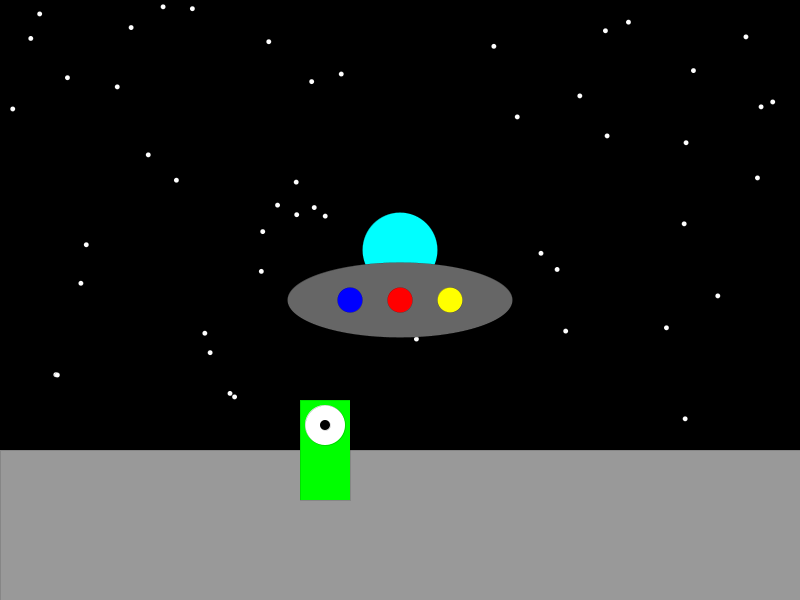
Frame 1 (no input)
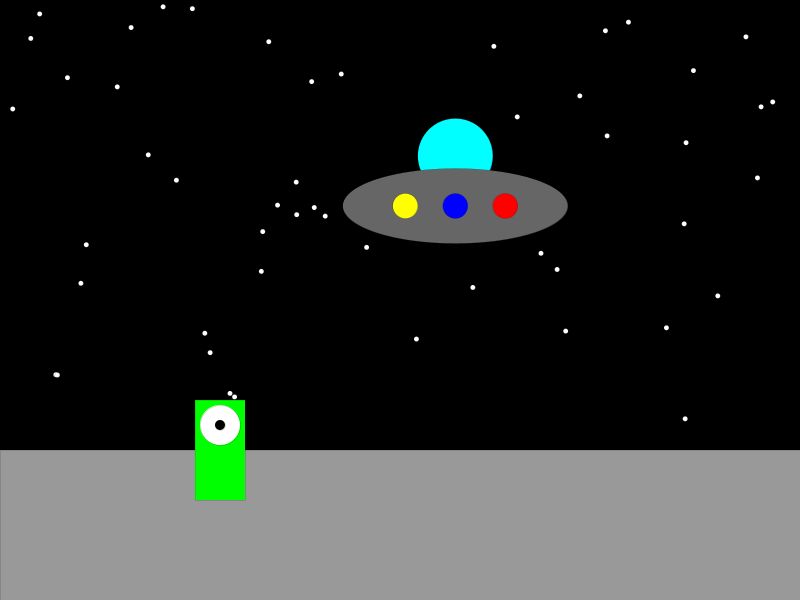
Frame 60 (the mouse pressed at the canvas centre just before this capture)
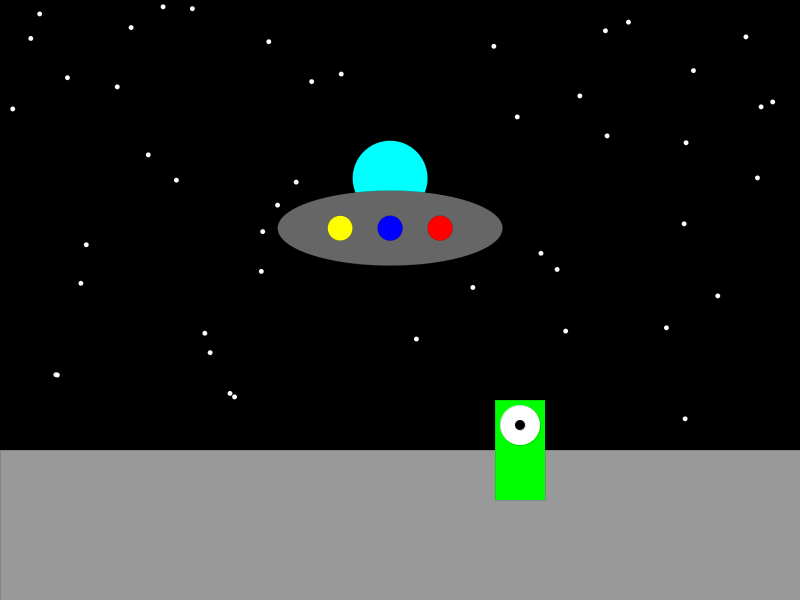
Frame 120 (the mouse held since frame 60 and released just before this capture)

The Processing sketch that drew these frames (run headless with seeded random() and noise(); from frame 60 on, the mouse is pressed at the canvas centre):

// Processing sketch: Syntax_Space
// ── Syntax_Space.pde
float AlienX;
float AlienSpeed;
float AlienDirection;

float UFOX;
float UFOY;
float UFOXVelo;
float UFOYVelo;

color[] Colors = {#ff0000, #ffff00, #0000ff, #ff0000, #ffff00, #0000ff};
int ColorIndex;
int ColorTimer;

float[] StarsX;
float[] StarsY;

PVector LazerDirection;
float LazerSpeed;

void setup() {
  size(800,600);
  AlienX = 300;
  AlienSpeed = 5;
  UFOX = 400;
  UFOY = 300;
  StarsX = new float[50];
  StarsY = new float[50];
    int i = 0;
    while(i < 50)
  {
    StarsX[i] = random(0, 800);
    StarsY[i] = random(0, 450);
    i++;
  }
}

void draw() {
  background(0);
  Draw();
  Alien();
  UFO();
}

void Draw()
{
  //Draw Star
  int i = 0;
  while(i < 50)
  {
    strokeWeight(0);
    fill(#ffffff);
    ellipse(StarsX[i], StarsY[i], 5, 5);
    i++;
  }
  //Draw Ground
  strokeWeight(0);
  fill(#999999);
  rect(0, 450, 800, 150);
  //Draw Alien
  strokeWeight(0);
  fill(#00ff00);
  rect(AlienX, 400, 50, 100);
  fill(#ffffff);
  ellipse(AlienX + 25, 425, 40, 40);
  fill(#000000);
  ellipse(AlienX + 25, 425, 10, 10);
  //Draw UFO
  fill(#00ffff);
  ellipse(UFOX, UFOY - 50, 75, 75);
  fill(#666666);
  ellipse(UFOX, UFOY, 225, 75);
  
  if(ColorTimer == 5)
  {
    ColorIndex = int(random(Colors.length / 2));
    ColorTimer = 0;
  }
  else
  {
    ColorTimer++;
  }
    fill(Colors[ColorIndex]);
  ellipse(UFOX, UFOY, 25, 25);
    fill(Colors[ColorIndex + 1]);
  ellipse(UFOX + 50, UFOY, 25, 25);
    fill(Colors[ColorIndex + 2]);
  ellipse(UFOX - 50, UFOY, 25, 25);
}

void Lazer()
{
  LazerDirection = new PVector(UFOX - AlienX, UFOY - 400);
}

void Alien()
{
  //Move Alien
  if(AlienDirection == 1)
  {
   AlienX += AlienSpeed;
  }
  else
  {
    AlienX -= AlienSpeed;
  }
  
  if(AlienX >= 625 & AlienDirection == 1)
  {
    AlienDirection = 0;
  }
  
  if(AlienX <= 100 & AlienDirection != 1)
  {
    AlienDirection = 1;
  }
}

void UFO()
{
  //Draw UFO
  if(random(0, 20) <= 1)
  {
  UFOXVelo = random(-8, 8);
  UFOYVelo = random(-8, 8);
  }
  
  UFOX += UFOXVelo;
  UFOY += UFOYVelo;
  
  if(UFOX > 800)
  {
    UFOX = 0;
  }
  if(UFOX < 0)
  {
    UFOX = 800;
  }
  if(UFOY > 600)
  {
    UFOY = 0;
  }
  if(UFOY < 0)
  {
    UFOY = 600;
  }
}
